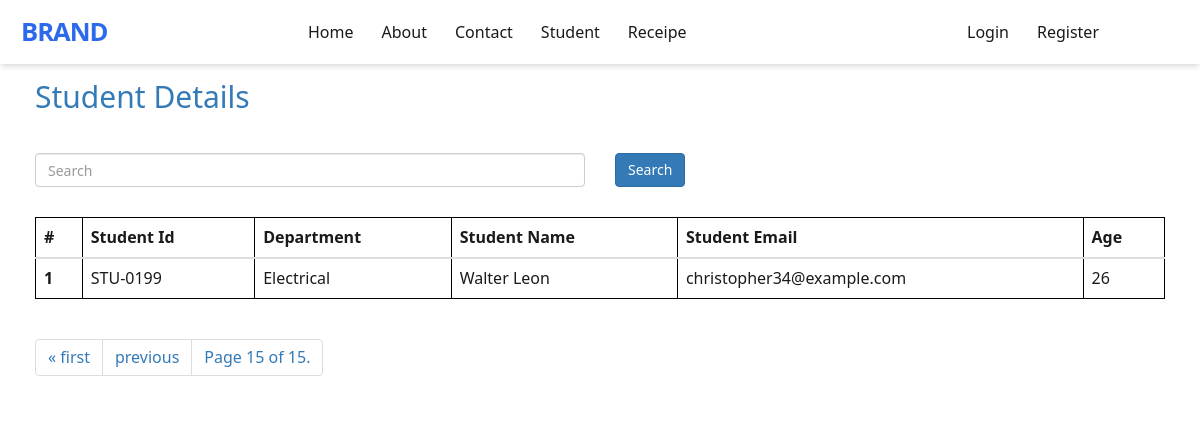
The app's page /student/?page=24, older data.
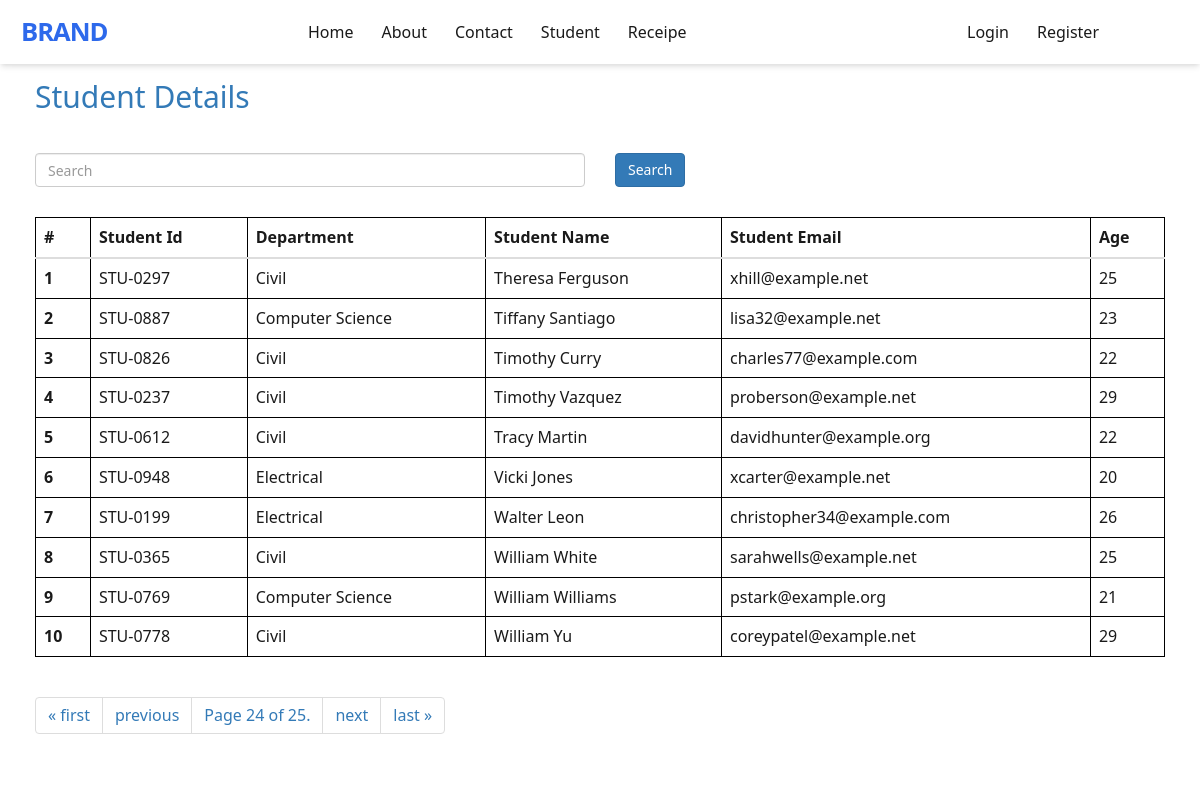
The same page, newer data.
### vege/models.py (models this page shows)
class Student(models.Model):
    department = models.ForeignKey(Department, related_name='depart', on_delete=models.CASCADE)
    student_id = models.OneToOneField(StudentID, related_name='studentid', on_delete=models.CASCADE)
    student_name = models.CharField(max_length=100)
    student_email = models.EmailField(max_length=100)
    student_age = models.IntegerField(default=18)
    student_address = models.TextField()
    def __str__(self) -> str:
        return self.student_name
    class Meta:
        ordering = ['student_name']
        verbose_name  = 'student'

class StudentID(models.Model):
    student_id = models.CharField(max_length=100)
    def __str__(self) -> str:
        return self.student_id

class Department(models.Model):
    department = models.CharField(max_length=100)
    def __str__(self) -> str:
        return self.department
    class Meta:
        ordering = ['department']

### vege/views.py (the view, shortened to what this page needs)
# urls.py: path('student/', get_student, name="student"),
def get_student(request):
    queryset = Student.objects.all()
    paginator = Paginator(queryset, 10)  # Show 25 contacts per page.
    page_number = request.GET.get("page", 1)
    page_obj = paginator.get_page(page_number)
    context = {'page' : "Students", 'queryset' : page_obj, 'page_obj' : page_obj}
    print(page_obj.object_list)
    return render(request, 'report/student.html', context)

### vege/templates/report/student.html (shortened to what this page needs)
{% extends "base.html" %}
{% block start %}
<div class="container">
    <a id="studenthome" href="/student/"><h2>Student Details</h2></a>
</div>
<div class="container mt-5 tables">
        <form class="mb-4">
            <div class="row">
                <div class="col-md-6">
                    <input type="text" placeholder="Search" name="search" class="form-control">
                </div>
                <div class="col-md-6">
                    <button class="btn btn-primary" >Search</button>
                </div>
            </div>
        </form>
    <table class="table table-stiped">
        <thead>
            <tr>
                <th scope="col">#</th>
                <th scope="col">Student Id</th>
                <th scope="col">Department</th>
                <th scope="col">Student Name</th>
                <th scope="col">Student Email</th>
                <th scope="col">Age</th>
            </tr>
        </thead>
        <tbody>
            {% for student in queryset %}
            <tr>
                <th scope="row">{{forloop.counter}}</th>
                <td>{{ student.student_id }}</td>
                <td>{{ student.department }} </td>
                <td>{{ student.student_name }}</td>
                <td>{{ student.student_email }}</td>
                <td>{{ student.student_age }}</td>
            </tr>
            {% endfor %}
        </tbody>
    </table>
    <nav class="Page navigation example">
        <ul class="pagination">
                {% if page_obj.has_previous %}
                <li class="page-item"><a class="page-link" href="?page=1">&laquo; first</a></li>
                <li class="page-item"><a class="page-link" href="?page={{ page_obj.previous_page_number }}">previous</a></li>
                {% endif %}
                <li class="page-item">
                    <span class="current">
                        Page {{ page_obj.number }} of {{ page_obj.paginator.num_pages }}.
                    </span>
                </li>
                {% if page_obj.has_next %}
                <li class="page-item"><a class="page-link" href="?page={{ page_obj.next_page_number }}">next</a></li>
                <li class="page-item"><a class="page-link" href="?page={{ page_obj.paginator.num_pages }}">last &raquo;</a></li>
                {% endif %}
        </ul>
    </nav>
</div>
{% endblock %}

Row changes from the older to the newer data that the page shows:
added Student: student_id "STU-0297", department "Civil", student_name "Theresa Ferguson", student_email "xhill@example.net", student_age "25"
now on this page (row unchanged): Student: student_id "STU-0887", department "Computer Science", student_name "Tiffany Santiago", student_email "lisa32@example.net", student_age "23"
now on this page (row unchanged): Student: student_id "STU-0826", department "Civil", student_name "Timothy Curry", student_email "charles77@example.com", student_age "22"
now on this page (row unchanged): Student: student_id "STU-0237", department "Civil", student_name "Timothy Vazquez", student_email "proberson@example.net", student_age "29"
added Student: student_id "STU-0612", department "Civil", student_name "Tracy Martin", student_email "davidhunter@example.org", student_age "22"
added Student: student_id "STU-0948", department "Electrical", student_name "Vicki Jones", student_email "xcarter@example.net", student_age "20"
added Student: student_id "STU-0365", department "Civil", student_name "William White", student_email "sarahwells@example.net", student_age "25"
added Student: student_id "STU-0769", department "Computer Science", student_name "William Williams", student_email "pstark@example.org", student_age "21"
added Student: student_id "STU-0778", department "Civil", student_name "William Yu", student_email "coreypatel@example.net", student_age "29"
Text that changed along with them:
{{ page_obj.number }}: "15" → "24"
{{ page_obj.paginator.num_pages }}: "15" → "25"
text now shown: "next last »"
